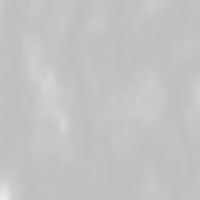
Frame 1 (no input)
Frame 60 (no input): identical to frame 1, image omitted
Frame 120 (the mouse pressed at the canvas centre since frame 60): identical to frame 1, image omitted

The p5.js sketch that drew this single still picture (run headless with seeded random() and noise() and a simulated clock; from frame 60 on, the mouse is pressed at the canvas centre):

// p5.js sketch
// ── sketch.js
// var xoff1 = 0;
// var xoff2 = 10000;

var inc = 0.01;


function setup() {
  createCanvas(200,200);
  background(0);
  pixelDensity(1);
}

function draw() {

  var yoff = 0;

  loadPixels();

  for (var y = 0; y < height; y++) {
    var xoff = 0;
    for (var x = 0; x < width; x++) {

      var index = (x + y * width) * 4;
      var r = noise(xoff,yoff) * 255;
      pixels[index+0] = r;
      pixels[index+1] = r;
      pixels[index+2] = r;
      pixels[index+3] = r;

      xoff += 0.02;
    }
    yoff += inc;

  }
  updatePixels();

}
